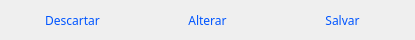
            <widget class="QFrame" name="frame_4">
             <property name="geometry">
              <rect>
               <x>0</x>
               <y>492</y>
               <width>415</width>
               <height>40</height>
              </rect>
             </property>
             <property name="maximumSize">
              <size>
               <width>415</width>
               <height>16777215</height>
              </size>
             </property>
             <property name="styleSheet">
              <string notr="true">border-radius:10px;</string>
             </property>
             <property name="frameShape">
              <enum>QFrame::StyledPanel</enum>
             </property>
             <property name="frameShadow">
              <enum>QFrame::Raised</enum>
             </property>
             <layout class="QHBoxLayout" name="horizontalLayout_44">
              <property name="spacing">
               <number>0</number>
              </property>
              <property name="leftMargin">
               <number>0</number>
              </property>
              <property name="topMargin">
               <number>0</number>
              </property>
              <property name="rightMargin">
               <number>0</number>
              </property>
              <property name="bottomMargin">
               <number>0</number>
              </property>
              <item>
               <widget class="QPushButton" name="BT_Descartar_D_P">
                <property name="minimumSize">
                 <size>
                  <width>0</width>
                  <height>20</height>
                 </size>
                </property>
                <property name="maximumSize">
                 <size>
                  <width>125</width>
                  <height>16777215</height>
                 </size>
                </property>
                <property name="font">
                 <font>
                  <family>Lucida Calligraphy</family>
                  <pointsize>9</pointsize>
                  <italic>false</italic>
                  <bold>false</bold>
                 </font>
                </property>
                <property name="cursor">
                 <cursorShape>PointingHandCursor</cursorShape>
                </property>
                <property name="styleSheet">
                 <string notr="true">QPushButton{
color: rgb(0, 85, 255);
font: 9pt &quot;Lucida Calligraphy&quot;;
border-radius:10px;
}

QPushButton:hover{
background-image: url(:/Backgrounds/Icons/Backgrounds/Red.jpg);
color:rgb(255,255,255);
border:15px;
border-radius:10px;
}</string>
                </property>
                <property name="text">
                 <string>Descartar</string>
                </property>
               </widget>
              </item>
              <item>
               <widget class="QPushButton" name="BT_Alterar_D_P">
                <property name="minimumSize">
                 <size>
                  <width>0</width>
                  <height>20</height>
                 </size>
                </property>
                <property name="maximumSize">
                 <size>
                  <width>125</width>
                  <height>16777215</height>
                 </size>
                </property>
                <property name="font">
                 <font>
                  <family>Lucida Calligraphy</family>
                  <pointsize>9</pointsize>
                  <italic>false</italic>
                  <bold>false</bold>
                 </font>
                </property>
                <property name="cursor">
                 <cursorShape>PointingHandCursor</cursorShape>
                </property>
                <property name="styleSheet">
                 <string notr="true">QPushButton{
color: rgb(0, 85, 255);
font: 9pt &quot;Lucida Calligraphy&quot;;
border-radius:10px;
}

QPushButton:hover{
background-image: url(:/Backgrounds/Icons/Backgrounds/Yellow.jpg);
color:rgb(255,255,255);
border-radius:10px;
}</string>
                </property>
                <property name="text">
                 <string>Alterar</string>
                </property>
               </widget>
              </item>
              <item>
               <widget class="QPushButton" name="BT_Salvar_D_P">
                <property name="minimumSize">
                 <size>
                  <width>0</width>
                  <height>20</height>
                 </size>
                </property>
                <property name="maximumSize">
                 <size>
                  <width>125</width>
                  <height>16777215</height>
                 </size>
                </property>
                <property name="font">
                 <font>
                  <family>Lucida Calligraphy</family>
                  <pointsize>9</pointsize>
                  <italic>false</italic>
                  <bold>false</bold>
                 </font>
                </property>
                <property name="cursor">
                 <cursorShape>PointingHandCursor</cursorShape>
                </property>
                <property name="styleSheet">
                 <string notr="true">QPushButton{
color: rgb(0, 85, 255);
font: 9pt &quot;Lucida Calligraphy&quot;;
border-radius:10px;
}

QPushButton:hover{
background-image: url(:/Backgrounds/Icons/Backgrounds/Green.jpg);
color:rgb(255,255,255);
border-radius:10px;
}</string>
                </property>
                <property name="text">
                 <string>Salvar</string>
                </property>
               </widget>
              </item>
             </layout>
            </widget>
